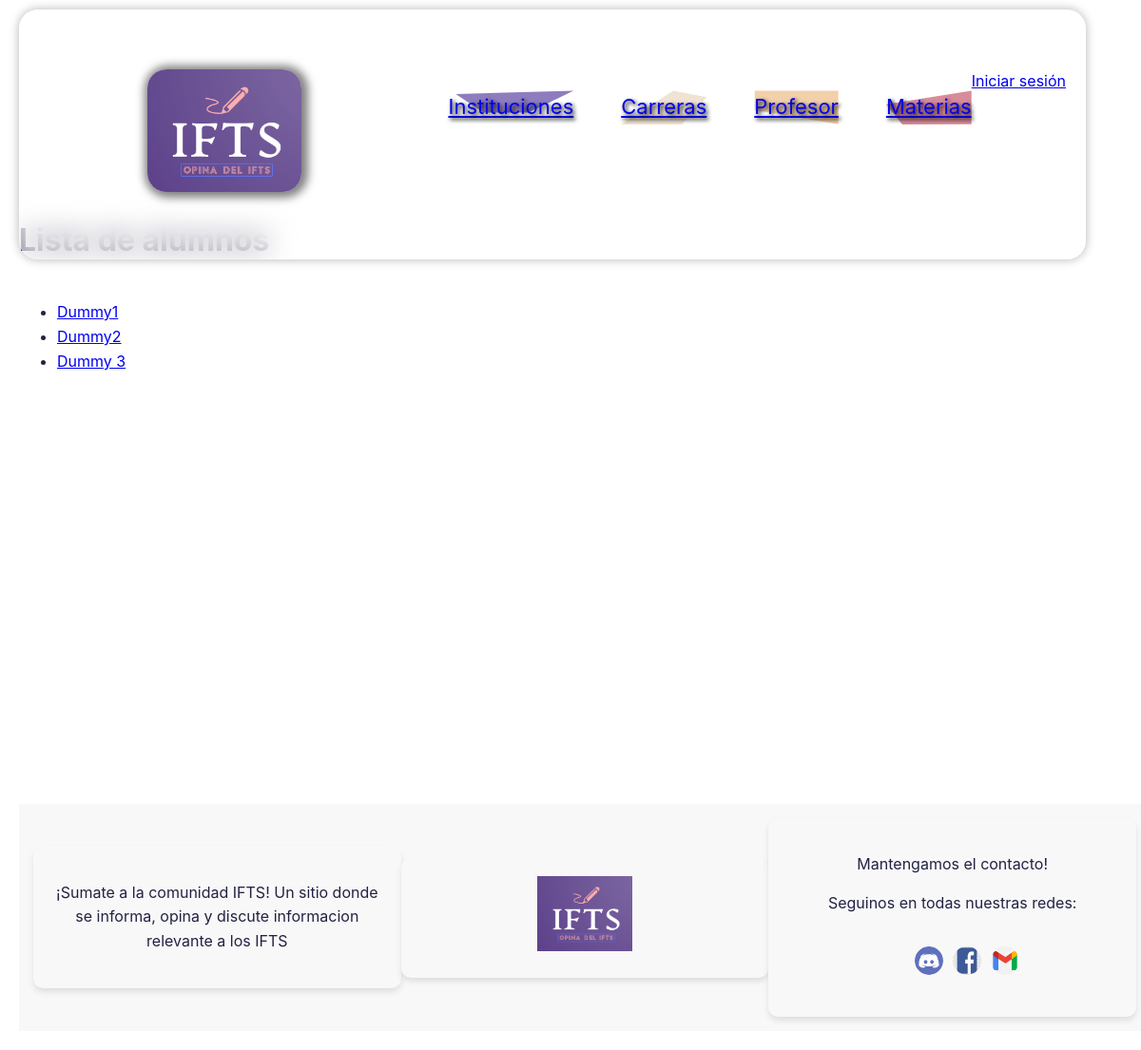
The page /alumno/lista/ on the database as committed earlier.
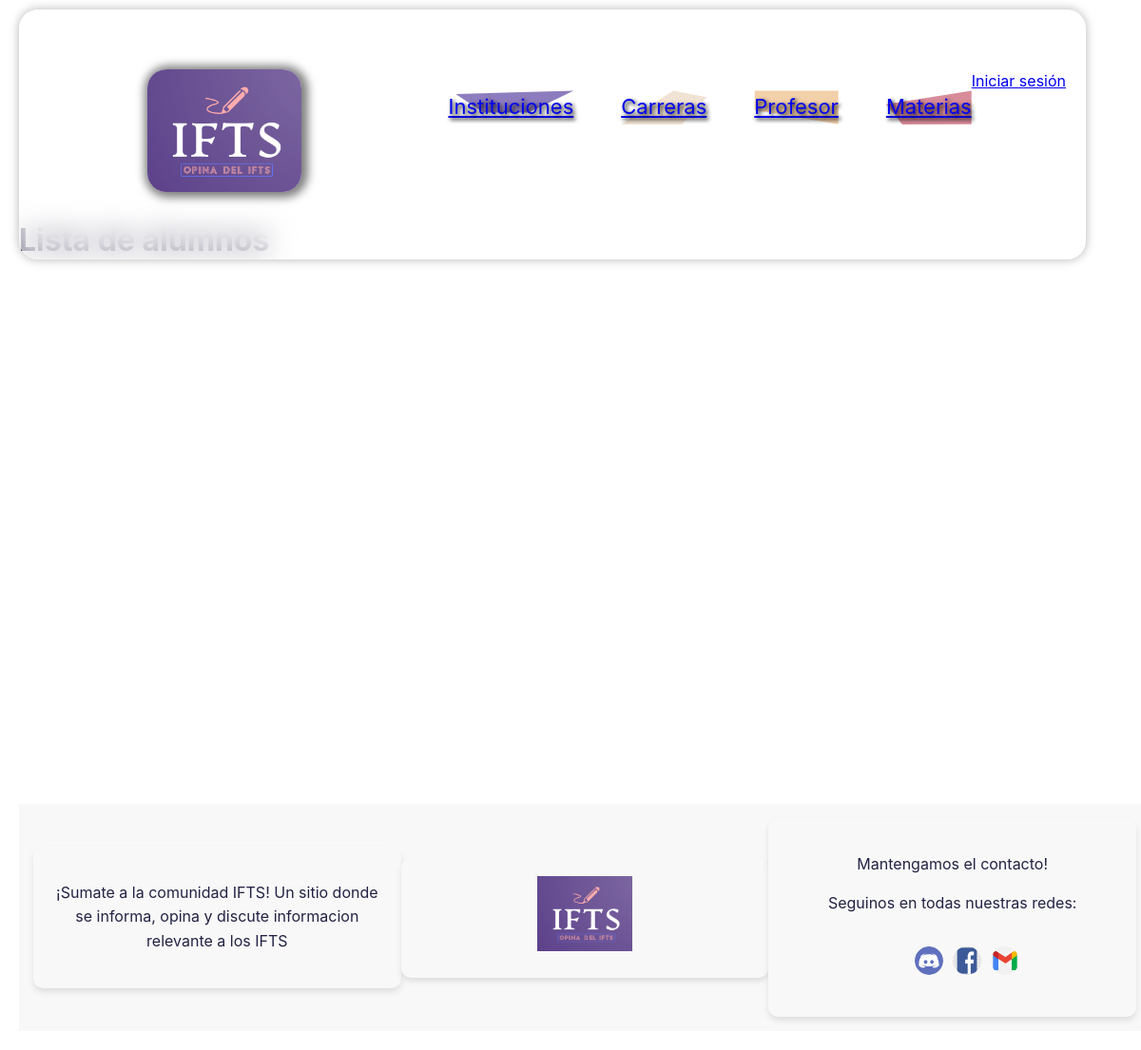
The same page on the database as committed later.
### apps/alumno/models.py (models this page shows, shortened)
class Alumno(models.Model):
    nombre = models.CharField(max_length=100, blank=True, null=True, default=None)
    fk_id_carrera = models.ForeignKey('carrera.Carrera', on_delete=models.CASCADE, null=True, default=None)
    fk_id_usuario = models.ForeignKey('custom_user.CustomUser', on_delete=models.CASCADE, null=True, default=None)

### apps/alumno/views.py (the view)
# urls.py: path('lista/', AlumnoListView.as_view(), name='alumno_list'),
class AlumnoListView(ListView):
    model = Alumno
    template_name = 'lista_alumnos.html'  # Nombre del template a utilizar para mostrar la lista de alumnos
    context_object_name = 'alumnos'  # Nombre del objeto en el contexto

### apps/alumno/templates/lista_alumnos.html (shortened to what this page needs)
{% extends "template_base.html" %}
{% block content %}
    <h1>Lista de alumnos</h1>
    <ul>
        {% for alumno in alumnos %}
            <li><a href="{% url 'alumno_detalle' pk=alumno.pk %}">{{ alumno.nombre }}</a></li>
        {% endfor %}
    </ul>
{% endblock %}

Rows that differ between the two databases and show on the page:
removed Alumno: nombre "Dummy1"
removed Alumno: nombre "Dummy2"
removed Alumno: nombre "Dummy 3"
